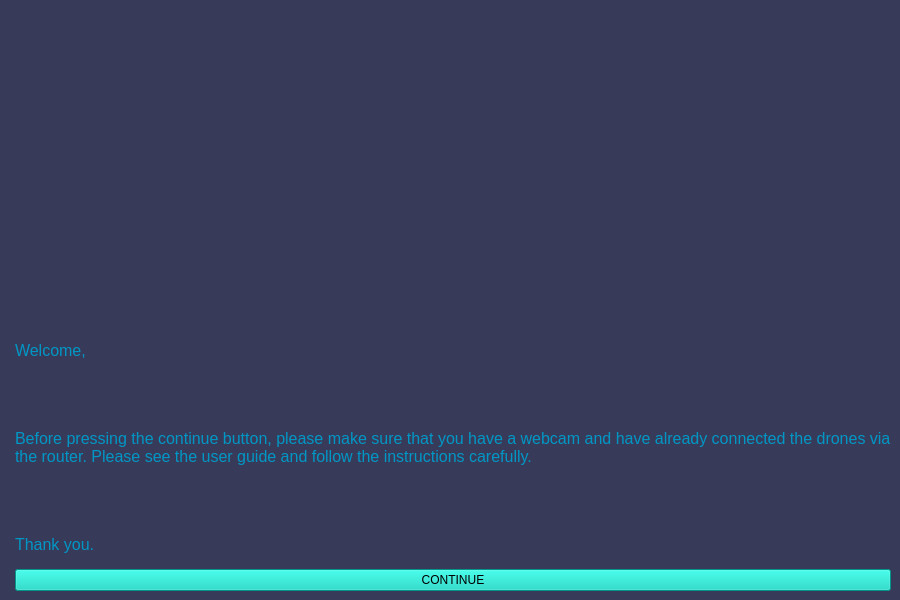
<?xml version="1.0" encoding="UTF-8"?>
<ui version="4.0">
 <class>MainWindow</class>
 <widget class="QMainWindow" name="MainWindow">
  <property name="geometry">
   <rect>
    <x>0</x>
    <y>0</y>
    <width>900</width>
    <height>600</height>
   </rect>
  </property>
  <property name="sizePolicy">
   <sizepolicy hsizetype="Preferred" vsizetype="Preferred">
    <horstretch>0</horstretch>
    <verstretch>0</verstretch>
   </sizepolicy>
  </property>
  <property name="minimumSize">
   <size>
    <width>900</width>
    <height>600</height>
   </size>
  </property>
  <property name="maximumSize">
   <size>
    <width>900</width>
    <height>600</height>
   </size>
  </property>
  <property name="windowTitle">
   <string>Project Drone Dance by Team MCS7</string>
  </property>
  <property name="styleSheet">
   <string notr="true">background-color: rgb(56, 58, 89);	
color: rgb(255, 255, 255);</string>
  </property>
  <property name="iconSize">
   <size>
    <width>24</width>
    <height>24</height>
   </size>
  </property>
  <property name="toolButtonStyle">
   <enum>Qt::ToolButtonIconOnly</enum>
  </property>
  <widget class="QWidget" name="centralwidget">
   <layout class="QGridLayout" name="gridLayout">
    <property name="leftMargin">
     <number>0</number>
    </property>
    <property name="topMargin">
     <number>0</number>
    </property>
    <property name="rightMargin">
     <number>0</number>
    </property>
    <property name="bottomMargin">
     <number>0</number>
    </property>
    <property name="spacing">
     <number>0</number>
    </property>
    <item row="0" column="0">
     <widget class="QStackedWidget" name="stackedWidget">
      <property name="currentIndex">
       <number>0</number>
      </property>
      <widget class="QWidget" name="page_instructions">
       <layout class="QFormLayout" name="formLayout">
        <property name="formAlignment">
         <set>Qt::AlignBottom|Qt::AlignLeading|Qt::AlignLeft</set>
        </property>
        <item row="1" column="1">
         <widget class="QPushButton" name="button_proceed">
          <property name="layoutDirection">
           <enum>Qt::LeftToRight</enum>
          </property>
          <property name="styleSheet">
           <string notr="true">background-color: rgb(0, 209, 190);
font: 75 14pt &quot;Segoe UI&quot;;
color: rgb(0, 0, 0);
border-color: rgb(0, 0, 0);
</string>
          </property>
          <property name="text">
           <string>CONTINUE</string>
          </property>
         </widget>
        </item>
        <item row="0" column="1">
         <widget class="QLabel" name="label_description">
          <property name="font">
           <font>
            <family>Segoe UI</family>
            <pointsize>14</pointsize>
           </font>
          </property>
          <property name="layoutDirection">
           <enum>Qt::LeftToRight</enum>
          </property>
          <property name="styleSheet">
           <string notr="true">color: rgb(98, 114, 164);</string>
          </property>
          <property name="text">
           <string>&lt;html&gt;&lt;head/&gt;&lt;body&gt;&lt;p&gt;&lt;span style=&quot; font-size:12pt; color:#0097c5;&quot;&gt;Welcome,&lt;/span&gt;&lt;/p&gt;&lt;p&gt;&lt;span style=&quot; font-size:12pt;&quot;&gt;&lt;br/&gt;&lt;/span&gt;&lt;/p&gt;&lt;p&gt;&lt;span style=&quot; font-size:12pt; color:#0097c5;&quot;&gt;Before pressing the continue button, please make sure that you have a webcam and have already connected the drones via the router. Please see the user guide and follow the instructions carefully.&lt;/span&gt;&lt;/p&gt;&lt;p&gt;&lt;span style=&quot; font-size:12pt;&quot;&gt;&lt;br/&gt;&lt;/span&gt;&lt;/p&gt;&lt;p&gt;&lt;span style=&quot; font-size:12pt; color:#0097c5;&quot;&gt;Thank you.&lt;/span&gt;&lt;/p&gt;&lt;/body&gt;&lt;/html&gt;</string>
          </property>
          <property name="alignment">
           <set>Qt::AlignLeading|Qt::AlignLeft|Qt::AlignVCenter</set>
          </property>
          <property name="wordWrap">
           <bool>true</bool>
          </property>
         </widget>
        </item>
       </layout>
      </widget>
      <widget class="QWidget" name="page_capture">
       <layout class="QGridLayout" name="gridLayout_2" rowstretch="2,1" columnstretch="3,2">
        <property name="leftMargin">
         <number>15</number>
        </property>
        <property name="topMargin">
         <number>15</number>
        </property>
        <property name="rightMargin">
         <number>15</number>
        </property>
        <property name="bottomMargin">
         <number>15</number>
        </property>
        <property name="spacing">
         <number>15</number>
        </property>
        <item row="0" column="0">
         <layout class="QVBoxLayout" name="verticalLayout_vidCapture">
          <item>
           <widget class="QFrame" name="frame_vidCapture">
            <property name="styleSheet">
             <string notr="true">background-color: rgb(98, 114, 164);
border-radius: 10px;</string>
            </property>
            <property name="frameShape">
             <enum>QFrame::StyledPanel</enum>
            </property>
            <property name="frameShadow">
             <enum>QFrame::Raised</enum>
            </property>
            <layout class="QVBoxLayout" name="verticalLayout">
             <item>
              <widget class="QLabel" name="label_vidCapture">
               <property name="styleSheet">
                <string notr="true">border-radius: 10px;</string>
               </property>
               <property name="text">
                <string/>
               </property>
               <property name="alignment">
                <set>Qt::AlignCenter</set>
               </property>
              </widget>
             </item>
            </layout>
           </widget>
          </item>
         </layout>
        </item>
        <item row="0" column="1">
         <layout class="QVBoxLayout" name="verticalLayout_info">
          <item>
           <widget class="QFrame" name="frame_info">
            <property name="styleSheet">
             <string notr="true">background-color: rgb(98, 114, 164);
border-radius: 10px;</string>
            </property>
            <property name="frameShape">
             <enum>QFrame::StyledPanel</enum>
            </property>
            <property name="frameShadow">
             <enum>QFrame::Raised</enum>
            </property>
            <layout class="QVBoxLayout" name="verticalLayout_3">
             <item>
              <layout class="QVBoxLayout" name="verticalLayout_info_2" stretch="1,1">
               <property name="spacing">
                <number>15</number>
               </property>
               <property name="leftMargin">
                <number>15</number>
               </property>
               <property name="topMargin">
                <number>15</number>
               </property>
               <property name="rightMargin">
                <number>15</number>
               </property>
               <property name="bottomMargin">
                <number>15</number>
               </property>
               <item>
                <widget class="QFrame" name="frame_handGesture">
                 <property name="styleSheet">
                  <string notr="true">background-color: rgb(175, 175, 175);
border-color: rgb(0, 0, 0);</string>
                 </property>
                 <property name="frameShape">
                  <enum>QFrame::StyledPanel</enum>
                 </property>
                 <property name="frameShadow">
                  <enum>QFrame::Raised</enum>
                 </property>
                 <layout class="QVBoxLayout" name="verticalLayout_5">
                  <property name="leftMargin">
                   <number>0</number>
                  </property>
                  <property name="topMargin">
                   <number>0</number>
                  </property>
                  <property name="rightMargin">
                   <number>0</number>
                  </property>
                  <property name="bottomMargin">
                   <number>0</number>
                  </property>
                  <item>
                   <layout class="QVBoxLayout" name="verticalLayout_info_3" stretch="1,2">
                    <property name="sizeConstraint">
                     <enum>QLayout::SetFixedSize</enum>
                    </property>
                    <item>
                     <widget class="QFrame" name="frame_handGesture_top">
                      <property name="styleSheet">
                       <string notr="true">background-color: rgb(112, 112, 112);
border-radius: 0px;</string>
                      </property>
                      <property name="frameShape">
                       <enum>QFrame::StyledPanel</enum>
                      </property>
                      <property name="frameShadow">
                       <enum>QFrame::Raised</enum>
                      </property>
                      <layout class="QGridLayout" name="gridLayout_3">
                       <item row="0" column="0">
                        <widget class="QLabel" name="label_handGesture_title">
                         <property name="font">
                          <font>
                           <family>Segoe UI</family>
                           <pointsize>10</pointsize>
                           <weight>75</weight>
                           <bold>true</bold>
                          </font>
                         </property>
                         <property name="text">
                          <string>Current Predicted Hand Gesture</string>
                         </property>
                         <property name="alignment">
                          <set>Qt::AlignCenter</set>
                         </property>
                        </widget>
                       </item>
                      </layout>
                     </widget>
                    </item>
                    <item>
                     <widget class="QFrame" name="frame_handGesture_bottom">
                      <property name="styleSheet">
                       <string notr="true">border-width : 10px 1px 10px 1px;</string>
                      </property>
                      <property name="frameShape">
                       <enum>QFrame::StyledPanel</enum>
                      </property>
                      <property name="frameShadow">
                       <enum>QFrame::Raised</enum>
                      </property>
                      <layout class="QGridLayout" name="gridLayout_4">
                       <item row="0" column="0">
                        <widget class="QLabel" name="label_handGesture_prediction">
                         <property name="font">
                          <font>
                           <family>Arial</family>
                           <pointsize>20</pointsize>
                           <weight>75</weight>
                           <bold>true</bold>
                          </font>
                         </property>
                         <property name="styleSheet">
                          <string notr="true">color: rgb(0, 0, 0);</string>
                         </property>
                         <property name="text">
                          <string/>
                         </property>
                         <property name="alignment">
                          <set>Qt::AlignCenter</set>
                         </property>
                        </widget>
                       </item>
                      </layout>
                     </widget>
                    </item>
                   </layout>
                  </item>
                 </layout>
                </widget>
               </item>
               <item>
                <widget class="QFrame" name="frame_prevInstructionsToDrones">
                 <property name="styleSheet">
                  <string notr="true">background-color: rgb(175, 175, 175);</string>
                 </property>
                 <property name="frameShape">
                  <enum>QFrame::StyledPanel</enum>
                 </property>
                 <property name="frameShadow">
                  <enum>QFrame::Raised</enum>
                 </property>
                 <layout class="QVBoxLayout" name="verticalLayout_8">
                  <property name="leftMargin">
                   <number>0</number>
                  </property>
                  <property name="topMargin">
                   <number>0</number>
                  </property>
                  <property name="rightMargin">
                   <number>0</number>
                  </property>
                  <property name="bottomMargin">
                   <number>0</number>
                  </property>
                  <item>
                   <layout class="QVBoxLayout" name="verticalLayout_info_4" stretch="1,2">
                    <property name="sizeConstraint">
                     <enum>QLayout::SetFixedSize</enum>
                    </property>
                    <item>
                     <widget class="QFrame" name="frame_prevInstructionsToDrones_top">
                      <property name="styleSheet">
                       <string notr="true">background-color: rgb(112, 112, 112);
border-radius: 0px;</string>
                      </property>
                      <property name="frameShape">
                       <enum>QFrame::StyledPanel</enum>
                      </property>
                      <property name="frameShadow">
                       <enum>QFrame::Raised</enum>
                      </property>
                      <layout class="QGridLayout" name="gridLayout_5">
                       <item row="0" column="0">
                        <widget class="QLabel" name="label_prevInstructionsToDrones_title">
                         <property name="font">
                          <font>
                           <family>Segoe UI</family>
                           <pointsize>10</pointsize>
                           <weight>75</weight>
                           <bold>true</bold>
                          </font>
                         </property>
                         <property name="text">
                          <string>Previous Instructions to Drones</string>
                         </property>
                         <property name="alignment">
                          <set>Qt::AlignCenter</set>
                         </property>
                        </widget>
                       </item>
                      </layout>
                     </widget>
                    </item>
                    <item>
                     <widget class="QFrame" name="frame_prevInstructionsToDrones_bottom">
                      <property name="styleSheet">
                       <string notr="true">border-width : 10px 1px 10px 1px;</string>
                      </property>
                      <property name="frameShape">
                       <enum>QFrame::StyledPanel</enum>
                      </property>
                      <property name="frameShadow">
                       <enum>QFrame::Raised</enum>
                      </property>
                      <layout class="QGridLayout" name="gridLayout_6">
                       <item row="0" column="0">
                        <widget class="QLabel" name="label_prevInstructionsToDrones_instructions">
                         <property name="font">
                          <font>
                           <family>Segoe UI</family>
                           <pointsize>12</pointsize>
                           <weight>75</weight>
                           <bold>true</bold>
                          </font>
                         </property>
                         <property name="styleSheet">
                          <string notr="true">color: rgb(0, 0, 0);</string>
                         </property>
                         <property name="text">
                          <string/>
                         </property>
                         <property name="alignment">
                          <set>Qt::AlignCenter</set>
                         </property>
                        </widget>
                       </item>
                      </layout>
                     </widget>
                    </item>
                   </layout>
                  </item>
                 </layout>
                </widget>
               </item>
              </layout>
             </item>
            </layout>
           </widget>
          </item>
         </layout>
        </item>
        <item row="1" column="0" colspan="2">
         <layout class="QVBoxLayout" name="verticalLayout_stats">
          <item>
           <widget class="QFrame" name="frame_stats">
            <property name="styleSheet">
             <string notr="true">background-color: rgb(98, 114, 164);
border-radius: 10px;</string>
            </property>
            <property name="frameShape">
             <enum>QFrame::StyledPanel</enum>
            </property>
            <property name="frameShadow">
             <enum>QFrame::Raised</enum>
            </property>
           </widget>
          </item>
         </layout>
        </item>
       </layout>
      </widget>
     </widget>
    </item>
   </layout>
  </widget>
 </widget>
 <resources/>
 <connections/>
</ui>
